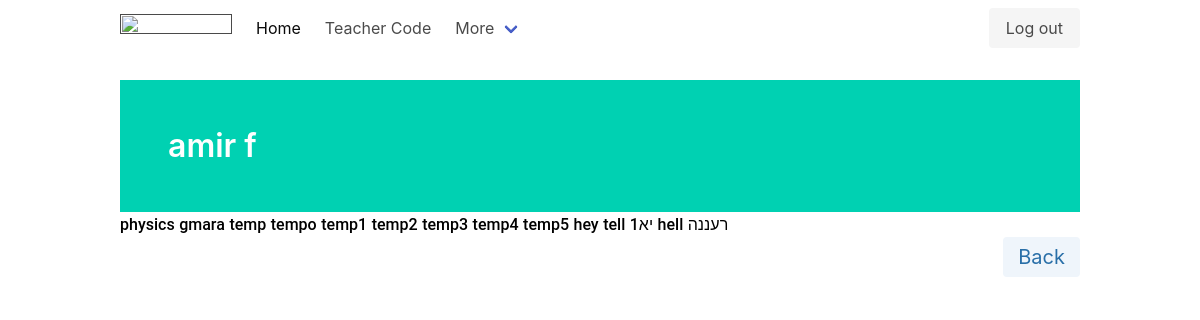
Before: /view_teacher/1/ (signed in) with the older database file.
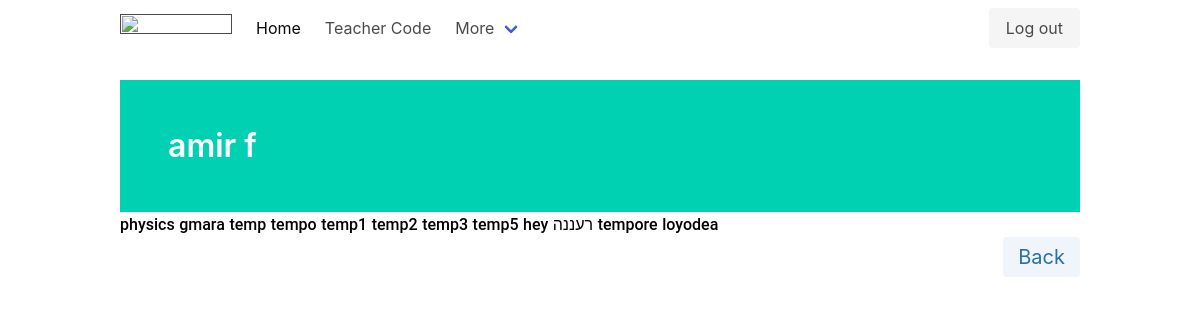
After: the same page with the newer database file.
### main/models.py (models this page shows, shortened)
class Teacher(models.Model):
    username = models.CharField(max_length=200, default='not set yet')
    name = models.CharField(max_length=200)
    id = models.AutoField(primary_key=True)
    is_admin = models.BooleanField(default=False)
    school = models.ForeignKey(School, default=0, on_delete=models.SET_DEFAULT)

class Class(models.Model):
    name = models.CharField(max_length=200)
    id = models.AutoField(primary_key=True)
    teacher = models.ForeignKey(Teacher, default=0, on_delete=models.SET_DEFAULT)
    student_list = models.CharField(max_length=1000, default='', blank=True)
    class Meta:
        verbose_name_plural = 'Classes'

### main/views.py (the view)
# urls.py: path('view_teacher/<int:teacher_id>/', views.view_teacher, name='view teacher'),
def view_teacher(request, teacher_id):
    if request.user.is_authenticated:
        teacher = Teacher.objects.filter(id=teacher_id)[0]
        classes = Class.objects.filter(teacher=teacher).all()
        return render(request=request, template_name='main/view_teacher.html',
                      context={'classes': classes, 'teacher': teacher})
    else:
        return redirect('main:login')

### main/templates/main/view_teacher.html (shortened to what this page needs)
<!DOCTYPE html>
<html lang="en">
<head>
    {% extends "main/header.html" %}
{% block content %}
<br>
<div class="container">
    <section class="hero is-primary">
        <div class="hero-body">
            <h1 class="title">{{teacher.name}}</h1>
        </div>
    </section>
    <div class="list is-hoverable">
        {% for class in classes %}
        <a style="color:black; font-weight: 500;font-family: 'Roboto', sans-serif;" class="list-item"
           href="/view_teacher_class_for_admin/{{teacher.id}}/{{class.id}}">{{class.name}}</a>
        {% endfor %}
    </div>
    <a style="float:right;" class="tag is-info is-large is-light" href="/">Back</a>
</div>
{% endblock %}

### main/templates/main/header.html (shortened to what this page needs)
<!DOCTYPE html>
<html lang="en">
<head>
    <link rel="stylesheet" href="https://cdn.jsdelivr.net/npm/bulma@0.8.0/css/bulma.min.css">
</head>
<body>
   <nav class="navbar">
         <div class="container">
  <div class="navbar-brand">
    <a class="navbar-item" href="">
      <img src="https://previews.123rf.com/images/jacekkita/jacekkita1808/jacekkita180800028/107095935-facial-recognition-system-face-as-id-biometric-logo.jpg" width="112" height="28">
    </a>
  </div>
  <div class="navbar-menu">
    <div class="navbar-start">
      <a href="/" class="navbar-item is-active">
        Home
      </a>
      <a class="navbar-item">
        Teacher Code
      </a>
      <div class="navbar-item has-dropdown is-hoverable">
        <a class="navbar-link">
          More
        </a>
      </div>
    </div>
    <div class="navbar-end">
      <div class="navbar-item">
        <div class="buttons">
            {% if request.user.is_authenticated %}
              <a href="/logout" class="button is-light">
              Log out
            </a>
            {% endif %}
        </div>
      </div>
    </div>
  </div>
</nav>
{% block content %}{% endblock %}
</body>
</html>

Changed rows visible on the page:
removed Class: name "temp4"
removed Class: name "tell"
removed Class: name "יא1"
removed Class: name "hell"
added Class: name "tempore"
added Class: name "loyodea"
